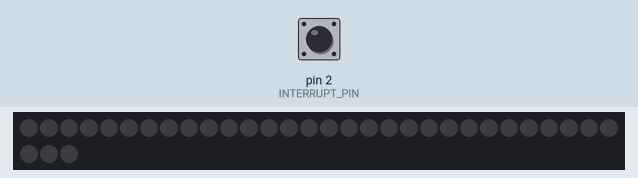
This sketch was run on a simulated Arduino Uno, built with avr-gcc and run on an emulated ATmega328P. Shown: 33 RGB LEDs in strip order, left to right, continuing on the next row. The test bench sets the inputs (shaded band); at power-on: pin 2 (INTERRUPT_PIN) HIGH. Dim RGB values are drawn brighter than linear; random numbers use the default seed unless the sketch sets one.

Above: at 1.2 s.
1.3 s: pin 2 (INTERRUPT_PIN) pulled LOW for 0.15 s
At 1.89 s:
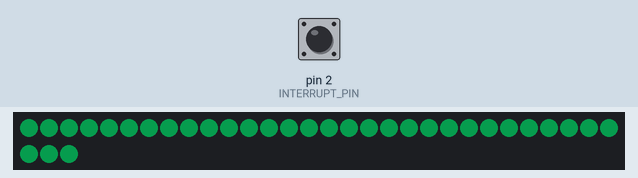
2.0 s: pin 2 (INTERRUPT_PIN) pulled LOW for 1 s
3.6 s: pin 2 (INTERRUPT_PIN) pulled LOW for 0.15 s
4.3 s: pin 2 (INTERRUPT_PIN) pulled LOW for 1 s
At 10.3 s:
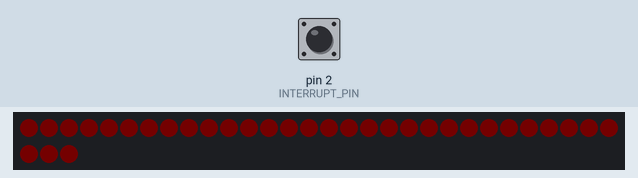

The sketch:

LampFade_V1.ino
```cpp
#include <Adafruit_NeoPixel.h>

#define PIN 6

// Parameter 1 = number of pixels in strip
// Parameter 2 = Arduino pin number (most are valid)
// Parameter 3 = pixel type flags, add together as needed:
//   NEO_KHZ800  800 KHz bitstream (most NeoPixel products w/WS2812 LEDs)
//   NEO_KHZ400  400 KHz (classic 'v1' (not v2) FLORA pixels, WS2811 drivers)
//   NEO_GRB     Pixels are wired for GRB bitstream (most NeoPixel products)
//   NEO_RGB     Pixels are wired for RGB bitstream (v1 FLORA pixels, not v2)
Adafruit_NeoPixel strip = Adafruit_NeoPixel(33, PIN, NEO_GRB + NEO_KHZ800);

// IMPORTANT: To reduce NeoPixel burnout risk, add 1000 uF capacitor across
// pixel power leads, add 300 - 500 Ohm resistor on first pixel's data input
// and minimize distance between Arduino and first pixel. Avoid connecting
// on a live circuit... if you must, connect GND first.

const int INTERRUPT_PIN = 2;
volatile int progStep = 0;
volatile unsigned long last_micros;
long debouncing_time = 15; //Debouncing Time in Milliseconds
int delayTime = 20;

struct rgb{
  int r;
  int g;
  int b;
};

void setup() {
  Serial.begin(9600);
  strip.begin();
  strip.show(); // initialize all pixels to "off"
  strip.setBrightness(100);
  pinMode(INTERRUPT_PIN, INPUT_PULLUP);
  attachInterrupt(digitalPinToInterrupt(INTERRUPT_PIN), debounceInterrupt, LOW);      // trigger when button pressed, but not when released.
  progStep = LOW;
}

void loop() {

  if (progStep > 5)
  {
    progStep = 1;
  }

  // fade in fade out pattern
  if (progStep == 1)
  {
    struct rgb rgb_start;
    struct rgb rgb_current;

    int a = random(30,100);
    int b = random(0,30);
    int c = random(0,10);
    int choice = random(0,7);

    if (choice == 1) {
      rgb_start.r = a;
      rgb_start.g = b;
      rgb_start.b = c;
    }
    if (choice == 2) {
      rgb_start.r = a;
      rgb_start.g = c;
      rgb_start.b = b;
    }
    if (choice == 3) {
      rgb_start.r = b;
      rgb_start.g = c;
      rgb_start.b = a;
    }
    if (choice == 4) {
      rgb_start.r = b;
      rgb_start.g = a;
      rgb_start.b = c;
    }
    if (choice == 5) {
      rgb_start.r = c;
      rgb_start.g = b;
      rgb_start.b = a;
    }
    if (choice == 6) {
      rgb_start.r = c;
      rgb_start.g = a;
      rgb_start.b = b;
    }

    rgb_current = brighten(rgb_start.r, rgb_start.g, rgb_start.b);

    darken(rgb_start.r, rgb_start.g, rgb_start.b, rgb_current.r, rgb_current.g, rgb_current.b);
  }

  //Spin pattern
  if (progStep == 2)
  {
    int r = random(0,255);
    int g = random(0,255);
    int b = random(0,255);

    for (int i = 0; i < strip.numPixels(); i++) {
      strip.setPixelColor(i, r, g, b);
      strip.show();
      delay(20);
    }
  }

  // sprinkle
  if (progStep == 3)
  {
    int r = random(0,255);
    int g = random(0,255);
    int b = random(0,255);

    for (int i = 0; i < 5; i++) {
      int a = random(0, strip.numPixels());
      strip.setPixelColor(a, r, g, b);
      strip.show();
      delay(100);
    }
  }

  // tail chase
  if (progStep == 4)
  {
    int r = random(0,255);
    int g = random(0,255);
    int b = random(0,255);
    int tailLen = random(2,12);
    int index = 0;

    for(int j = 0; j < strip.numPixels(); j++)
    {
      for (int i = index; i < index + tailLen; i++)
      {
        strip.setPixelColor(i, r, g, b);
      }
      strip.show();
      delay(35);
      for (int k = 0; k < strip.numPixels(); k++)
      {
        strip.setPixelColor(k, 0, 0, 0);
      }
      index++;
    }
  }

  if (progStep == 5)
  {
    strip.clear();
    strip.show();
  }
}

struct rgb brighten(int r, int g, int b) {
  //Serial.println("brighten");

  struct rgb rgb_instance;
  int temp = max(r,g);
  int maxC = max(b,temp);
  int r0 = r;
  int g0 = g;
  int b0 = b;

   for (int j = maxC; j < 175; j++) {

    //if statment enables richer colours
    if(r0 == maxC)
    {
      r = r + 2;
    }
    else if (r0 > 5)
    {
      r++;
    }
    if(g0 == maxC)
    {
      g = g + 2;
    }
    else if (g0 > 5)
    {
      g++;
    }
    if(b0 == maxC)
    {
      b = b + 2;
    }
    else if (b0 > 5)
    {
      b++;
    }

    // Limit values at 254
    if(r > 255)
    {
      r = 254;
    }
    if(g > 255)
    {
      g = 254;
    }
    if(b > 255)
    {
      b = 254;
    }

    //Print values to strip
    for (int i = 0; i < strip.numPixels(); i++) {
      strip.setPixelColor(i, r, g, b);
    }

    strip.show();
    delay(delayTime);
  }

  rgb_instance.r = r;
  rgb_instance.g = g;
  rgb_instance.b = b;
  return rgb_instance;
}

void darken(int startR, int startG, int startB, int curR, int curG, int curB) {
  //Serial.println("darken");

  int temp = max(startR, startG);
  int minStart = max(temp, startB);

  temp = max(curR,curG);
  int minCur = max(curB,temp);

  int r0 = curR;
  int g0 = curG;
  int b0 = curB;

  for (int j = minCur; j > minStart; j--) {

    if(r0 == minCur)
    {
      curR = curR - 2;
    }
    else if (r0 > 5)
    {
      curR--;
    }
    if(g0 == minCur)
    {
      curG = curG - 2;
    }
    else if (g0 > 5)
    {
      curG--;
    }
    if(b0 == minCur)
    {
      curB = curB - 2;
    }
    else if (b0 > 5)
    {
      curB--;
    }

    if(curR < 0)
    {
      curR = 0;
    }
    if(curG < 0)
    {
      curG = 0;
    }
    if(curB < 0)
    {
      curB = 0;
    }

    for (int i = 0; i < strip.numPixels(); i++) {
      strip.setPixelColor(i, curR, curG, curB);
    }
    strip.show();
    delay(delayTime);
  }
}

void debounceInterrupt() {
  if((long)(micros() - last_micros) >= debouncing_time * 1000) {
    button_ISR();
    last_micros = micros();
  }
}

void button_ISR()
{
  progStep++;
}
```

Measured:
- after the input at 1.3 s, the LEDs: first change after 0.15 s (image 1 shows a later state)
